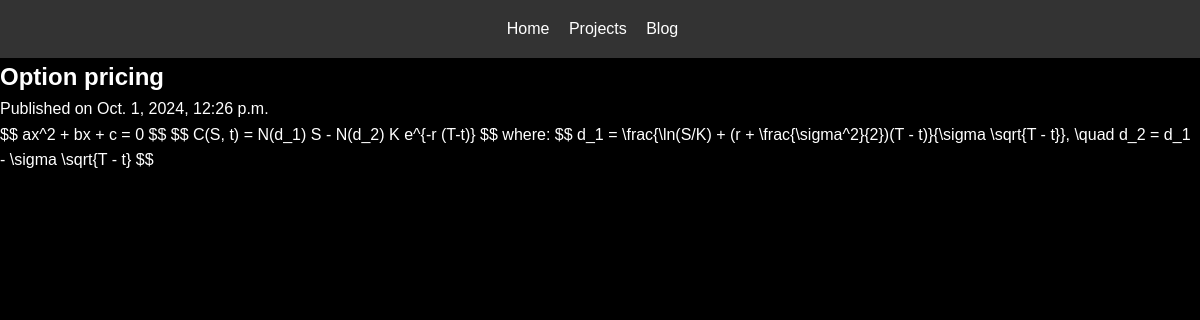
The app's page /blog/2/ with its own data.
### webapp/models.py (models this page shows, shortened)
class BlogPost(models.Model):
    title = models.CharField(max_length=200)  # Blog post title
    summary = models.TextField()  # Short summary for the blog post
    content = models.TextField(default='')  # Full blog content
    created_at = models.DateTimeField(auto_now_add=True)  # Timestamp for when the post was created
    updated_at = models.DateTimeField(auto_now=True)  # Timestamp for when the post was last updated

### webapp/views.py (the view)
# urls.py: path('blog/<int:post_id>/', views.blog_post_detail, name='blog_post_detail'),
def blog_post_detail(request, post_id):
    post = BlogPost.objects.get(id=post_id)
    option_price = None
    option_type = None
    if request.method == 'POST':
        form = OptionPriceForm(request.POST)
        if form.is_valid():
            stock_price = form.cleaned_data['stock_price']
            strike_price = form.cleaned_data['strike_price']
            time_to_maturity = form.cleaned_data['time_to_maturity']
            volatility = form.cleaned_data['volatility']
            interest_rate = form.cleaned_data['interest_rate']
            option_type = form.cleaned_data.get('option_type')
            bs = BlackScholes(stock_price, strike_price, time_to_maturity, interest_rate, volatility)
            if option_type == 'call':
                option_price = bs.black_scholes_call()
            else:
                option_price = bs.black_scholes_put()
    else:
        form = OptionPriceForm()
    content_with_calculator = post.content.replace(
        '{{ OPTION_CALCULATOR }}',
        render_to_string('blog/option_calculator.html', {
            'form': form,
            'option_price': option_price
        })
    )
    return render(request, 'blog/blog_post_detail.html', {
        'post': post,
        'content_with_calculator': content_with_calculator
    })

### webapp/templates/blog/blog_post_detail.html (shortened to what this page needs)
{% extends 'base.html' %}
{% block content %}
    <section class="blog-post-detail">
        <h1>{{ post.title }}</h1>
        <p>Published on {{ post.created_at }}</p>
        <div>
            {{ content_with_calculator|safe }}
        </div>
    </section>
{% endblock %}

### webapp/static/css/style.css (style rules this page uses)
* { margin: 0; padding: 0; box-sizing: border-box; }
html { height: 100%; }
body { background-color: rgb(0, 0, 0); font-family: 'Arial', sans-serif; color: #ffffff; display: flex; flex-direction: column; height: 100vh; width: 100vw; line-height: 1.6; margin: 0; height: 100%; }

### records on screen
BlogPost: title "Option pricing", created_at "Oct. 1, 2024, 12:26 p.m.", content "$$ ax^2 + bx + c = 0 $$ $$ C(S, t) = N(d_1) S - N(d_2) K e^{-r (T-t)} $$ where: $$ d_1 = \\frac{\\ln(S/K) + (r + \\frac{\\sigma^2}{2})(T - t)}{\\sigma \\sqrt{T - t}}, \\quad d_2 = d_1 - \\sigma \\sqrt{T - t} $$"
